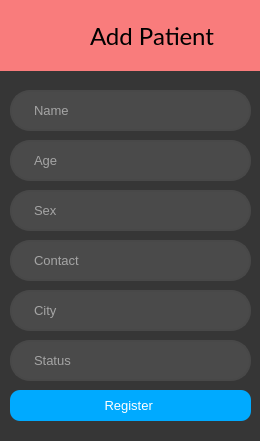
<?xml version="1.0" encoding="UTF-8"?>
<ui version="4.0">
 <class>AddPatient</class>
 <widget class="QWidget" name="AddPatient">
  <property name="geometry">
   <rect>
    <x>0</x>
    <y>0</y>
    <width>260</width>
    <height>441</height>
   </rect>
  </property>
  <property name="windowTitle">
   <string>Add Patient</string>
  </property>
  <property name="windowIcon">
   <iconset resource="resource.qrc">
    <normaloff>:/icons/icons/addicon.png</normaloff>:/icons/icons/addicon.png</iconset>
  </property>
  <property name="styleSheet">
   <string notr="true"/>
  </property>
  <widget class="QLineEdit" name="Name_LineEdit">
   <property name="geometry">
    <rect>
     <x>10</x>
     <y>90</y>
     <width>241</width>
     <height>41</height>
    </rect>
   </property>
   <property name="font">
    <font>
     <pointsize>10</pointsize>
    </font>
   </property>
   <property name="styleSheet">
    <string notr="true">QLineEdit {
	border: 2px solid rgb(72, 72, 72);
	border-radius: 20px;
	color: #FFF;
	padding-left: 20px;
	padding-right: 2px;
	background-color: rgb(74, 74, 74);
}
QLineEdit:hover {
	border: 2px solid rgb(106, 106, 106);
}
QLineEdit:focus {
	border: 2px solid rgb(85, 85, 255);
	background-color: rgb(86, 86, 86);
}</string>
   </property>
   <property name="placeholderText">
    <string>Name</string>
   </property>
  </widget>
  <widget class="QLineEdit" name="Age_LineEdit">
   <property name="geometry">
    <rect>
     <x>10</x>
     <y>140</y>
     <width>241</width>
     <height>41</height>
    </rect>
   </property>
   <property name="font">
    <font>
     <pointsize>10</pointsize>
    </font>
   </property>
   <property name="styleSheet">
    <string notr="true">QLineEdit {
	border: 2px solid rgb(72, 72, 72);
	border-radius: 20px;
	color: #FFF;
	padding-left: 20px;
	padding-right: 2px;
	background-color: rgb(74, 74, 74);
}
QLineEdit:hover {
	border: 2px solid rgb(106, 106, 106);
}
QLineEdit:focus {
	border: 2px solid rgb(85, 85, 255);
	background-color: rgb(86, 86, 86);
}</string>
   </property>
   <property name="placeholderText">
    <string>Age</string>
   </property>
  </widget>
  <widget class="QLineEdit" name="Sex_LineEdit">
   <property name="geometry">
    <rect>
     <x>10</x>
     <y>190</y>
     <width>241</width>
     <height>41</height>
    </rect>
   </property>
   <property name="font">
    <font>
     <pointsize>10</pointsize>
    </font>
   </property>
   <property name="styleSheet">
    <string notr="true">QLineEdit {
	border: 2px solid rgb(72, 72, 72);
	border-radius: 20px;
	color: #FFF;
	padding-left: 20px;
	padding-right: 2px;
	background-color: rgb(74, 74, 74);
}
QLineEdit:hover {
	border: 2px solid rgb(106, 106, 106);
}
QLineEdit:focus {
	border: 2px solid rgb(85, 85, 255);
	background-color: rgb(86, 86, 86);
}</string>
   </property>
   <property name="placeholderText">
    <string>Sex</string>
   </property>
  </widget>
  <widget class="QLineEdit" name="Contact_LineEdit">
   <property name="geometry">
    <rect>
     <x>10</x>
     <y>240</y>
     <width>241</width>
     <height>41</height>
    </rect>
   </property>
   <property name="font">
    <font>
     <pointsize>10</pointsize>
    </font>
   </property>
   <property name="styleSheet">
    <string notr="true">QLineEdit {
	border: 2px solid rgb(72, 72, 72);
	border-radius: 20px;
	color: #FFF;
	padding-left: 20px;
	padding-right: 2px;
	background-color: rgb(74, 74, 74);
}
QLineEdit:hover {
	border: 2px solid rgb(106, 106, 106);
}
QLineEdit:focus {
	border: 2px solid rgb(85, 85, 255);
	background-color: rgb(86, 86, 86);
}</string>
   </property>
   <property name="placeholderText">
    <string>Contact</string>
   </property>
  </widget>
  <widget class="QLineEdit" name="City_LineEdit">
   <property name="geometry">
    <rect>
     <x>10</x>
     <y>290</y>
     <width>241</width>
     <height>41</height>
    </rect>
   </property>
   <property name="font">
    <font>
     <pointsize>10</pointsize>
    </font>
   </property>
   <property name="styleSheet">
    <string notr="true">QLineEdit {
	border: 2px solid rgb(72, 72, 72);
	border-radius: 20px;
	color: #FFF;
	padding-left: 20px;
	padding-right: 2px;
	background-color: rgb(74, 74, 74);
}
QLineEdit:hover {
	border: 2px solid rgb(106, 106, 106);
}
QLineEdit:focus {
	border: 2px solid rgb(85, 85, 255);
	background-color: rgb(86, 86, 86);
}</string>
   </property>
   <property name="placeholderText">
    <string>City</string>
   </property>
  </widget>
  <widget class="QLineEdit" name="Status_LineEdit">
   <property name="geometry">
    <rect>
     <x>10</x>
     <y>340</y>
     <width>241</width>
     <height>41</height>
    </rect>
   </property>
   <property name="font">
    <font>
     <pointsize>10</pointsize>
    </font>
   </property>
   <property name="styleSheet">
    <string notr="true">QLineEdit {
	border: 2px solid rgb(72, 72, 72);
	border-radius: 20px;
	color: #FFF;
	padding-left: 20px;
	padding-right: 2px;
	background-color: rgb(74, 74, 74);
}
QLineEdit:hover {
	border: 2px solid rgb(106, 106, 106);
}
QLineEdit:focus {
	border: 2px solid rgb(85, 85, 255);
	background-color: rgb(86, 86, 86);
}</string>
   </property>
   <property name="placeholderText">
    <string>Status</string>
   </property>
  </widget>
  <widget class="QPushButton" name="RegisterPatient_PushButton">
   <property name="geometry">
    <rect>
     <x>10</x>
     <y>390</y>
     <width>241</width>
     <height>31</height>
    </rect>
   </property>
   <property name="font">
    <font>
     <family>Helvetica</family>
     <pointsize>10</pointsize>
     <weight>9</weight>
     <italic>false</italic>
     <bold>false</bold>
    </font>
   </property>
   <property name="styleSheet">
    <string notr="true">QPushButton{
	color: rgb(255, 255, 255);
	background-color: rgb(0, 170, 255);
	font: 75 10pt &quot;Helvetica&quot;;
	border: 2px solid rgbrgb(0, 170, 255);
	border-radius: 10px;
	border-color: rgb(0, 170, 255);
}
</string>
   </property>
   <property name="text">
    <string>Register </string>
   </property>
  </widget>
  <widget class="QLabel" name="label">
   <property name="geometry">
    <rect>
     <x>0</x>
     <y>0</y>
     <width>321</width>
     <height>71</height>
    </rect>
   </property>
   <property name="styleSheet">
    <string notr="true">background-color: rgb(249, 124, 124);</string>
   </property>
   <property name="text">
    <string/>
   </property>
  </widget>
  <widget class="QLabel" name="label_2">
   <property name="geometry">
    <rect>
     <x>0</x>
     <y>70</y>
     <width>271</width>
     <height>371</height>
    </rect>
   </property>
   <property name="styleSheet">
    <string notr="true">background-color: rgb(54, 54, 54);</string>
   </property>
   <property name="text">
    <string/>
   </property>
  </widget>
  <widget class="QLabel" name="label_3">
   <property name="geometry">
    <rect>
     <x>90</x>
     <y>20</y>
     <width>131</width>
     <height>31</height>
    </rect>
   </property>
   <property name="font">
    <font>
     <family>Lato</family>
     <pointsize>18</pointsize>
    </font>
   </property>
   <property name="text">
    <string>Add Patient</string>
   </property>
  </widget>
  <widget class="QLabel" name="label_4">
   <property name="geometry">
    <rect>
     <x>20</x>
     <y>10</y>
     <width>71</width>
     <height>51</height>
    </rect>
   </property>
   <property name="styleSheet">
    <string notr="true">image:url(:/icons/icons/hand.png)</string>
   </property>
   <property name="text">
    <string/>
   </property>
  </widget>
  <zorder>label_2</zorder>
  <zorder>Name_LineEdit</zorder>
  <zorder>Age_LineEdit</zorder>
  <zorder>Sex_LineEdit</zorder>
  <zorder>Contact_LineEdit</zorder>
  <zorder>City_LineEdit</zorder>
  <zorder>Status_LineEdit</zorder>
  <zorder>RegisterPatient_PushButton</zorder>
  <zorder>label</zorder>
  <zorder>label_3</zorder>
  <zorder>label_4</zorder>
 </widget>
 <resources>
  <include location="resource.qrc"/>
 </resources>
 <connections/>
</ui>
